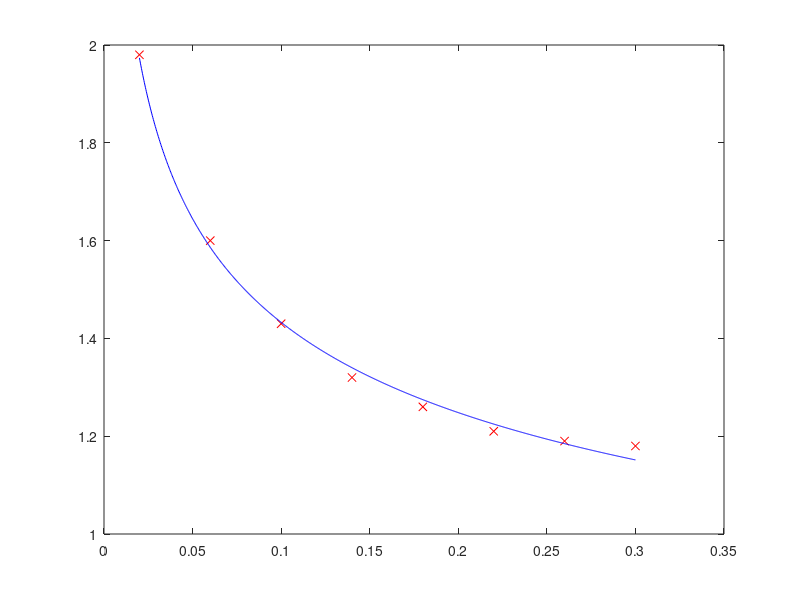

Write the MATLAB code that produced this figure.
%Problem 1

rd=[0.3 0.26 0.22 0.18 0.14 0.1 0.06 0.02];
k=[1.18 1.19 1.21 1.26 1.32 1.43 1.6 1.98];

%subplot(2,2,1)
%loglog(rd,k)
%subplot(2,2,2)
%semilogy(rd,k)
%subplot(2,2,3)
%semilogx(rd,k)
%subplot(2,2,4)
%plot(rd,1./k)

p=polyfit(log(rd), log(k), 1);
m=p(1);
b=exp(p(2));
x=linspace(0.02,0.3,1000);
y=b*(x).^m;
plot(rd,k,'rx',x,y,'-b');
y_predict=b*0.04^m;

disp(m)
disp(b)
disp(y_predict)
